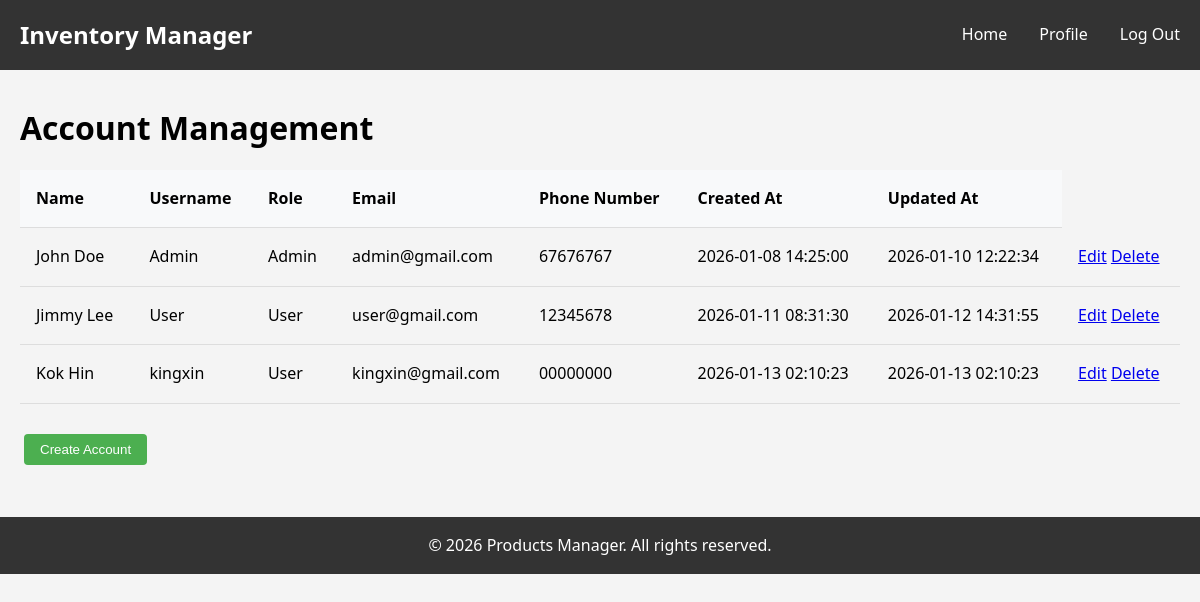
Before: /pages/account_management.php (signed in) with the older database file.
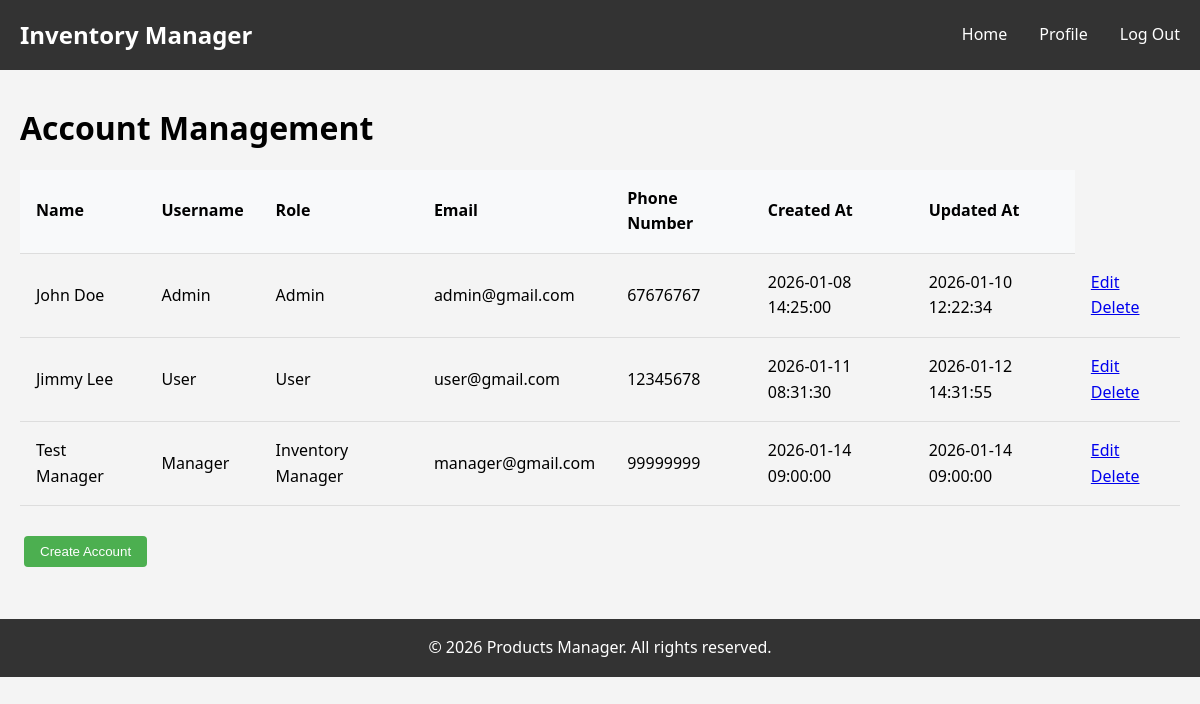
After: the same page with the newer database file.
### tables this page shows
CREATE TABLE `users` (
  `id` int(11) NOT NULL AUTO_INCREMENT,
  `email` varchar(255) NOT NULL,
  `username` varchar(100) NOT NULL,
  `password_hash` varchar(255) NOT NULL,
  `role` enum('Admin','User','Inventory Manager') NOT NULL DEFAULT 'User',
  `first_name` varchar(100) NOT NULL,
  `last_name` varchar(100) NOT NULL,
  `phone_number` varchar(10) NOT NULL,
  `created_at` timestamp NOT NULL DEFAULT current_timestamp(),
  `updated_at` timestamp NOT NULL DEFAULT current_timestamp() ON UPDATE current_timestamp(),
  PRIMARY KEY (`id`),
  UNIQUE KEY `username` (`username`),
  UNIQUE KEY `phone_number` (`phone_number`)
);

### pages/account_management.php (the view, shortened to what this page needs)
<?php
require_once __DIR__ . '/../config/config.php';
?>
<?php
    $acc_info = [];
    $sql = "SELECT id, email, username, role, first_name, last_name, phone_number, created_at, updated_at FROM users";
        $stmt = $conn->prepare($sql);
        if ($stmt->execute()) {
            $result = $stmt->get_result();
            while ($row = $result->fetch_assoc()) {
                $acc_info[] = $row;
            }
        } else {
            $message = "Error fetching accounts: " . $conn->error;
        }
?>
<!DOCTYPE html>
<html lang="en">
<head>
    <link rel="stylesheet" href="<?php echo BASE_URL; ?>/css/style.css">
</head>
<body>
    <?php include __DIR__ . '/../includes/header.php'; ?>
    <div class="container">
        <h1>Account Management</h1>
        <table>
            <thead>
                <tr>
                    <th>Name</th>
                    <th>Username</th>
                    <th>Role</th>
                    <th>Email</th>
                    <th>Phone Number</th>
                    <th>Created At</th>
                    <th>Updated At</th>
                </tr>
            </thead>
            <tbody>
                <?php foreach ($acc_info as $acc): ?>
                <tr>
                    <td><?php echo htmlspecialchars($acc["first_name"] . " " . $acc["last_name"]); ?></td>
                    <td><?php echo htmlspecialchars($acc["username"]); ?></td>
                    <td><?php echo htmlspecialchars($acc["role"]); ?></td>
                    <td><?php echo htmlspecialchars($acc["email"]); ?></td>
                    <td><?php echo htmlspecialchars($acc["phone_number"]); ?></td>
                    <td><?php echo htmlspecialchars($acc["created_at"]); ?></td>
                    <td><?php echo htmlspecialchars($acc["updated_at"]); ?></td>
                    <td>
                        <a href="edit_account.php?id=<?php echo $acc["id"]; ?>">Edit</a>
                        <a href="delete_account.php?id=<?php echo $acc["id"]; ?>">Delete</a>
                    </td>
                </tr>
                <?php endforeach; ?>
            </tbody>
        </table>
        <br>
        <button type="button" class="btn btn-primary" onclick="window.location.href='create_account.php';">Create Account</button>
    </div>
    <?php include __DIR__ . '/../includes/footer.php'; ?>
</body>
</html>

### includes/header.php
<nav class="navbar">
    <div class="container">
        <h1>Inventory Manager</h1>
        <ul>
            <?php if (isset($_SESSION["username"])): ?>
                <?php if ($_SESSION["role"] === "User"): ?>
                    <li><a href="<?php echo BASE_URL; ?>/pages/index_user.php">Home</a></li>
                <?php elseif ($_SESSION["role"] === "Admin"): ?>
                    <li><a href="<?php echo BASE_URL; ?>/pages/index_admin.php">Home</a></li>
                <?php endif; ?>
                <li><a href="<?php echo BASE_URL; ?>/pages/profile.php">Profile</a></li>
                <li><a href="<?php echo BASE_URL; ?>/pages/logout.php">Log Out</a></li>
            <?php endif; ?>
        </ul>
    </div>
</nav>

### includes/footer.php
<footer>
    <div class="container">
        <p>&copy; <?php echo date('Y'); ?> Products Manager. All rights reserved.</p>
    </div>
</footer>

### css/style.css (style rules this page uses)
* { margin: 0; padding: 0; box-sizing: border-box; }
html, body { height: 100%; }
body { font-family: 'Segoe UI', Tahoma, Geneva, Verdana, sans-serif; background-color: #f4f4f4; line-height: 1.6; display: flex; flex-direction: column; }
.container { max-width: 1200px; width: 100%; margin: 0 auto; padding: 0 20px; }
.navbar { background-color: #333; color: white; padding: 1rem 0; margin-bottom: 2rem; width: 100%; }
.navbar .container { display: flex; justify-content: space-between; align-items: center; }
.navbar h1 { font-size: 1.5rem; }
.navbar ul { display: flex; list-style: none; gap: 2rem; }
.navbar a { color: white; text-decoration: none; transition: color 0.3s; }
.btn { display: inline-block; padding: 0.5rem 1rem; margin: 0.25rem; border: none; border-radius: 4px; cursor: pointer; text-decoration: none; transition: background-color 0.3s; }
.btn-primary { background-color: #4CAF50; color: white; }
footer { background-color: #333; color: white; text-align: center; padding: 1rem 0; margin-top: 3rem; width: 100%; }
table { width: 100%; border-collapse: collapse; margin-top: 1rem; }
table th, table td { padding: 1rem; text-align: left; border-bottom: 1px solid #ddd; }
table th { background-color: #f8f9fa; font-weight: bold; }

Changed rows visible on the page:
removed users: first_name+last_name "Kok Hin", username "kingxin", role "User", email "kingxin@gmail.com", phone_number "00000000", created_at "2026-01-13 02:10:23", updated_at "2026-01-13 02:10:23"
added users: first_name+last_name "Test Manager", username "Manager", role "Inventory Manager", email "manager@gmail.com", phone_number "99999999", created_at "2026-01-14 09:00:00", updated_at "2026-01-14 09:00:00"
